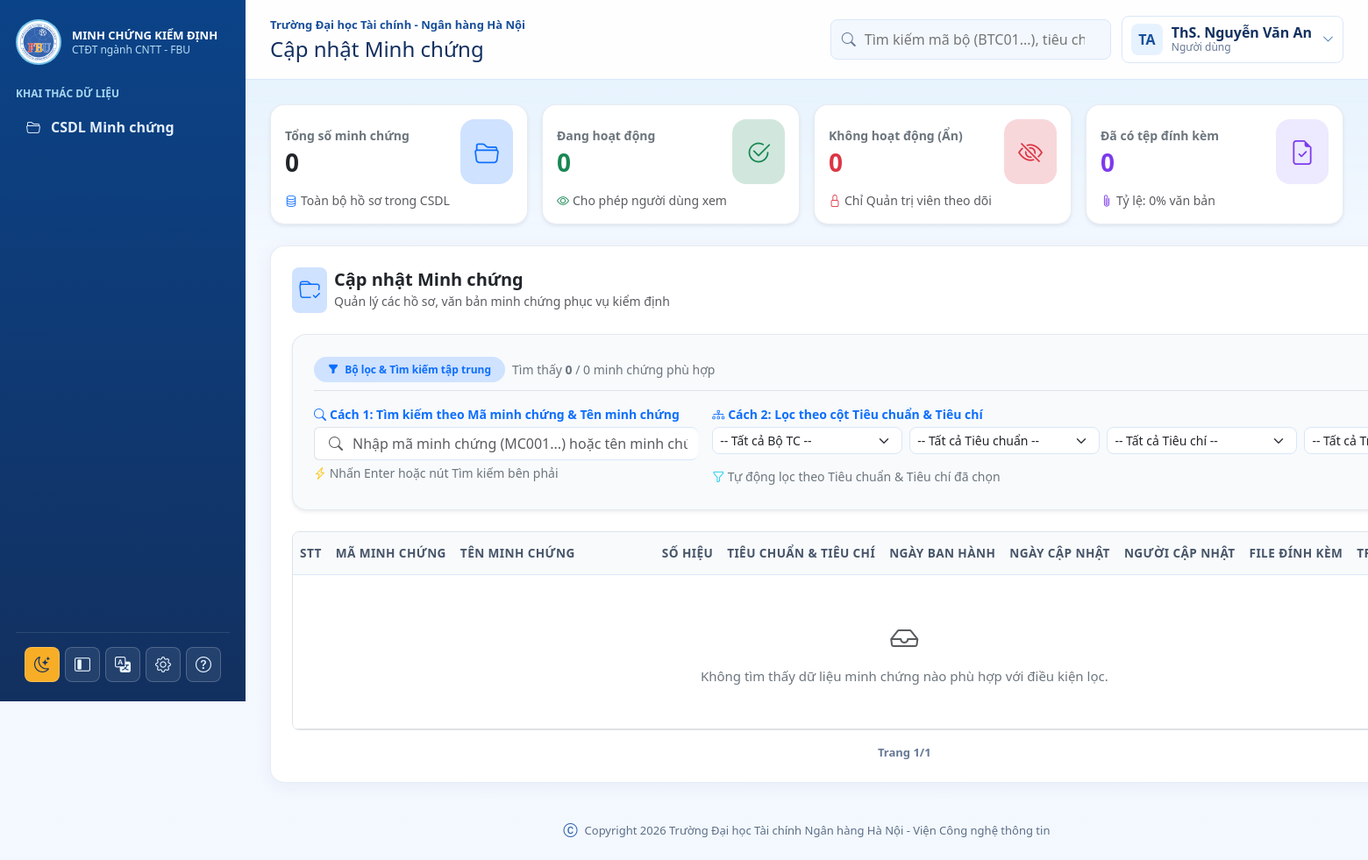
The app's page /admin/evidences.php (signed in) with its own data.
### tables this page shows
CREATE TABLE NguoiDung (
    MaNguoiDung VARCHAR(50) NOT NULL PRIMARY KEY,
    HoTen VARCHAR(150) NOT NULL,
    Email VARCHAR(150) NOT NULL UNIQUE,
    SoDienThoai VARCHAR(30) NULL,
    TenDangNhap VARCHAR(80) NOT NULL UNIQUE,
    MatKhau VARCHAR(255) NOT NULL,
    VaiTro ENUM('admin', 'user') NOT NULL DEFAULT 'user',
    TrangThai TINYINT(1) NOT NULL DEFAULT 1,
    DuongDanAnhDaiDien VARCHAR(500) NULL,
    DangNhapCuoi DATETIME NULL,
    NgayTao TIMESTAMP DEFAULT CURRENT_TIMESTAMP
);

### admin/evidences.php (the view, shortened to what the rows shown need)
<?php
require_once __DIR__ . '/../includes/helpers.php';
require_once __DIR__ . '/../includes/data.php';
require __DIR__ . '/../includes/data.php';
$heading   = 'Cập nhật Minh chứng';
include __DIR__ . '/../includes/header.php';
?>
<div class="row g-4 evidences-layout">
    <div class="col-12">
        <div class="evidence-card">
            <div class="d-flex flex-wrap justify-content-between align-items-center gap-3 mb-4">
                <div>
                    <div class="d-flex align-items-center gap-2">
                        <div>
                            <h2 class="h5 mb-0 fw-bold text-dark">Cập nhật Minh chứng</h2>
                        </div>
                    </div>
                </div>
            </div>
            <div class="table-responsive border rounded-3 overflow-hidden shadow-xs">
                <table class="table align-middle mb-0 table-hover" data-page-size="10" style="width: 100%;">
                    <thead class="table-light">
                        <tr>
                            <th class="text-center text-nowrap" style="width: 50px;">STT</th>
                            <th class="text-nowrap" style="width: 110px;">Mã minh chứng</th>
                            <th style="width: 25%; min-width: 230px;">Tên minh chứng</th>
                            <th class="text-center text-nowrap" style="width: 130px;">Số hiệu</th>
                            <th style="width: 18%; min-width: 180px;">Tiêu chuẩn &amp; Tiêu chí</th>
                            <th class="text-center text-nowrap" style="width: 115px;">Ngày ban hành</th>
                            <th class="text-center text-nowrap" style="width: 130px;">Ngày cập nhật</th>
                            <th class="text-nowrap" style="width: 140px;">Người cập nhật</th>
                            <th class="text-center text-nowrap" style="width: 120px;">File đính kèm</th>
                            <th class="text-center text-nowrap" style="width: 125px;">Trạng thái</th>
                        </tr>
                    </thead>
                </table>
            </div>
        </div>
    </div>
</div>
<?php include __DIR__ . '/../includes/footer.php'; ?>

### includes/header.php (shortened to what the rows shown need)
<?php
require_once __DIR__ . '/helpers.php';
require_once __DIR__ . '/data.php';
$pageTitle = $pageTitle ?? $appName;
?>
<!doctype html>
<html lang="vi">
<head>
    <link href="https://cdn.jsdelivr.net/npm/bootstrap@5.3.3/dist/css/bootstrap.min.css" rel="stylesheet">
    <link href="https://cdn.jsdelivr.net/npm/bootstrap-icons@1.11.3/font/bootstrap-icons.css" rel="stylesheet">
    <link href="<?= base_url('assets/css/app.css?v=24') ?>" rel="stylesheet">
</head>
<body>
<div class="app-shell">
    <main class="main-content">
        <header class="topbar">
            <div class="topbar-title">
                <h1 class="h4 mb-0"><?= htmlspecialchars($heading ?? $pageTitle) ?></h1>
            </div>
            <div class="topbar-actions">
                <div class="dropdown user-menu">
                    <button class="user-chip" type="button" data-bs-toggle="dropdown" aria-expanded="false">
                        <?= avatar_html($currentUser['avatar'] ?? null, $currentUser['name']) ?>
                        <span class="user-chip-text">
                            <strong><?= htmlspecialchars($currentUser['name']) ?></strong>
                            <small><?= htmlspecialchars($roles[$currentUser['role']] ?? 'Người dùng') ?></small>
                        </span>
                        <i class="bi bi-chevron-down user-chip-icon"></i>
                    </button>
                </div>
            </div>
        </header>
        <section class="content-wrap">

### includes/helpers.php (shortened to what the rows shown need)
<?php
function base_url(string $path = ''): string
{
    $script = str_replace('\\', '/', dirname($_SERVER['SCRIPT_NAME']));
    $root = preg_replace('#/(admin|user|auth|includes)$#', '', $script);
    $root = rtrim($root, '/');
    return $root . '/' . ltrim($path, '/');
}
function user_initials(string $name): string
{
    $name = trim($name);
    $parts = preg_split('/\s+/u', $name);
    $first = mb_substr($parts[0] ?? 'U', 0, 1, 'UTF-8');
    $last = mb_substr($parts[count($parts) - 1] ?? $first, 0, 1, 'UTF-8');
    return mb_strtoupper($first . $last, 'UTF-8');
}
function avatar_html(?string $avatarPath, ?string $name = 'User', string $class = 'avatar'): string
{
    $name = (string)($name ?: 'User');
    return '<span class="' . htmlspecialchars($class, ENT_QUOTES, 'UTF-8') . '">' . htmlspecialchars(user_initials($name), ENT_QUOTES, 'UTF-8') . '</span>';
}
?>

### records on screen
nguoidung: HoTen "TA", HoTen "ThS. Nguyễn Văn An", VaiTro "Người dùng"

### other values on screen
$trainingProgram['school'] "Trường Đại học Tài chính - Ngân hàng Hà Nội"
$heading "Cập nhật Minh chứng"
$rawTotal "0"
$countActive "0"
$countInactive "0"
$countHasFile "0"
count($filteredEvidences) "0"
